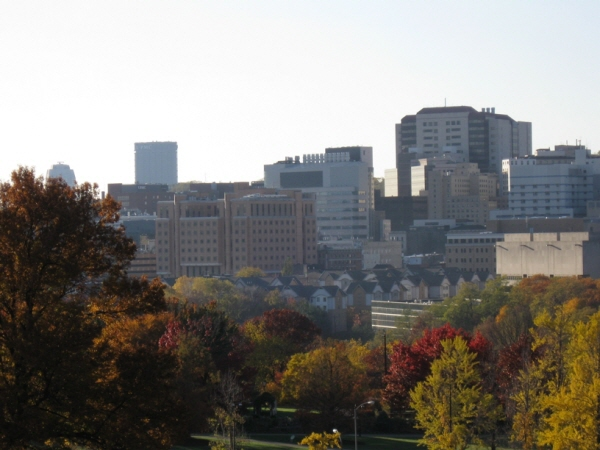
#> input picture images1/city_a_small.jpg, 600 x 450 px; its folder holds only this picture in this run
$ python run_sol.py
#> lines starting #> are read from the running program, lines starting #| are printed output that depends on the picture
### lib/feature_matching.py
import cv2
sift = cv2.SIFT_create()
bf = cv2.BFMatcher()

def extract_feature(img, dump_path):
    # reference feature extraction
    # https://docs.opencv.org/4.x/da/df5/tutorial_py_sift_intro.html
    gray= cv2.cvtColor(img,cv2.COLOR_BGR2GRAY)
    kp, des  = sift.detectAndCompute(gray,None)
    img_kp  = cv2.drawKeypoints(gray, kp, gray)
    cv2.imwrite(dump_path, img_kp)
    return kp, des

# [19 lines left out: function match_features, not called in this run]

### lib/utils_sol.py

import numpy as np
from numpy import linalg

def get_corners(img_shape):
    # check img corner points for later use
    # corners: 3x4
    height, width, channel = img_shape
    lt = np.array([0,0,1]).reshape(3, 1)
    lb = np.array([0,height-1,1]).reshape(3, 1)
    rt = np.array([width-1,0,1]).reshape(3, 1)
    rb = np.array([width-1,height-1,1]).reshape(3, 1)
    corner = np.concatenate([lt, lb, rt, rb], axis=1)

    return corner

def compute_canvas_size(img_shape, Hs, n_imgs):
    idx_ref = 0
    corners_pair = get_corners(img_shape) # corners: 3x4
    minxy = np.min(corners_pair, axis=1, keepdims=True)
    maxxy = np.max(corners_pair, axis=1, keepdims=True)
    for idx_pair in range(1, n_imgs):

        # IMPLEMENT HERE -------------------------------
        # convert pair image corner points coordinates to the reference canvas coordinates.
        corner_ref = linalg.inv( Hs[(idx_ref, idx_pair)] ) @ corners_pair
        corner_ref /= corner_ref[-1:, :]
        # ----------------------------------------------

        minxy = np.floor(np.min(np.minimum(corner_ref, minxy), axis=1, keepdims=True))
        maxxy = np.ceil(np.max(np.maximum(corner_ref, maxxy), axis=1, keepdims=True))

    return minxy, maxxy

### run_sol.py
#########################################
# Hartley p206~207
#########################################

import os
import cv2
import numpy as np
from lib.ransac_sol import find_robust_H_from_ransac
from lib.feature_matching import extract_feature, match_features
from lib.utils_sol import compute_canvas_size

# image set 1 --------------------
folder_db = 'images1'
folder_out = 'outputs'
folder_dump = 'dump'
# ---------------------------------

# image set 2 ----------------------
# folder_db = 'images2'
# folder_out = 'outputs2'
# folder_dump = 'dump2'
# ---------------------------------

os.makedirs(folder_out, exist_ok=True)
os.makedirs(folder_dump, exist_ok=True)

# read images -------------------------------------------------------
list_img =[]
for file_img in sorted(os.listdir(folder_db)):
    print(f'load image {file_img}')
    list_img.append(cv2.imread(os.path.join(folder_db, file_img)))
n_imgs = len(list_img)
#> n_imgs = 1

# prepare ref image ---------------------------------------------------
idx_ref = 0;
img_ref  = list_img[idx_ref]
#> img_ref is the input picture: shape (450, 600, 3); mean B, G, R 124.3, 128.4, 131
kp_ref, des_ref = extract_feature(img_ref, dump_path = os.path.join(folder_dump, f'sift_keypoints_{idx_ref}.jpg'))
#> in extract_feature, `gray= cv2.cvtColor(img,cv2.COLOR_BGR2GRAY)`:
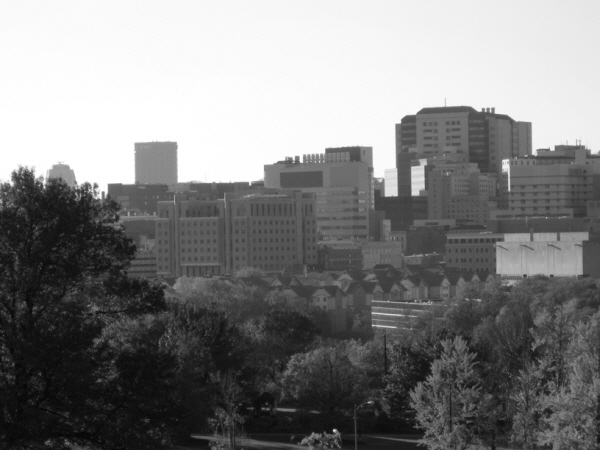
#> gray: shape (450, 600); min 6, max 255, mean 128.7
#> in extract_feature, `kp, des  = sift.detectAndCompute(gray,None)`: kp = 1082 keypoints; strongest (x, y, size): (334, 430, 2), (301, 161, 2.7), (506, 166, 7), (391, 190, 9.5)
#> in extract_feature, `img_kp  = cv2.drawKeypoints(gray, kp, gray)`:
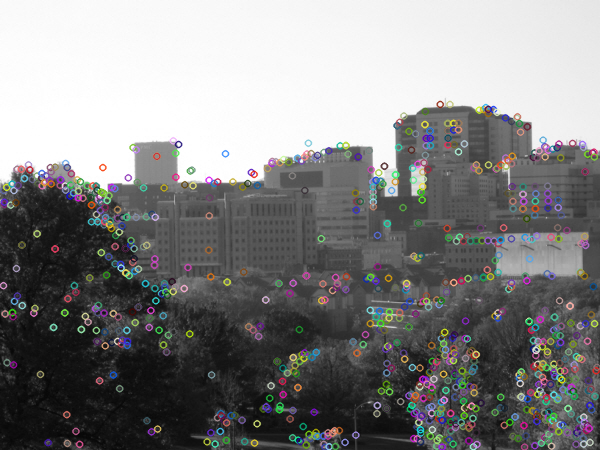
#> img_kp: shape (450, 600, 3); mean of channels 0, 1, 2 131.2, 131.3, 131.4; drawn as B, G, R

# estimate Hs ------------------------------------------------------------
Hs = {}
idx_pre = idx_ref
img_pre = img_ref
kp_pre  = kp_ref
#> kp_pre has the same summary as kp in extract_feature
des_pre = des_ref
for idx_now in range(idx_ref+1, n_imgs):

    print(f'using image pairs {idx_pre} and {idx_now}')
    img_now = list_img[idx_now]

    # extract features
    kp_now, des_now = extract_feature(img_now, dump_path = os.path.join(folder_dump, f'sift_keypoints_{idx_now}.jpg'))

    # match features
    matches = match_features(kp_pre, kp_now, des_pre, des_now, dump_path=os.path.join(folder_dump, f'sift_matching_{idx_pre}_{idx_now}.jpg'), img1 = img_pre, img2 = img_now)

    # find H (ref -> pair)
    H = find_robust_H_from_ransac(matches, kp_pre, kp_now, ransac_iter=20000)
    Hs[(idx_pre, idx_now)] = H

    # IMPLEMENT HERE -------------------------------
    # find H(idx_ref->idx_now)
    H_temp = H
    for i in range(idx_pre, idx_ref, -1):
        H_temp = H_temp@Hs[(i-1, i)]
    Hs[(idx_ref, idx_now)] = H_temp # 3x3 matrix H that converts the homogeneous coordinates of the idx_ref image to that of the idx_now image
    # ----------------------------------------------

    # save previous information
    idx_pre = idx_now
    kp_pre  = kp_now
    des_pre = des_now
    img_pre = img_now
#> after the loop, Hs = 0 items


# original image size range
lt = np.array([0,0,1]).reshape(3, 1)
rb = np.array([img_ref.shape[1]-1,img_ref.shape[0]-1,1]).reshape(3, 1)
#> rb = [599, 449, 1]

# estimate canvas size
minxy, maxxy = compute_canvas_size(img_ref.shape, Hs, n_imgs)
#> minxy = [0, 0, 1]; maxxy = [599, 449, 1]

# get canvas coordinates
xs, ys = np.meshgrid(np.arange(minxy[0], maxxy[0]), np.arange(minxy[1], maxxy[1]))
canvas_h, canvas_w = xs.shape
#> canvas_h = 449; canvas_w = 599
xy1_canvas = np.stack([xs.flatten(), ys.flatten(), np.ones_like(xs.flatten())], axis=0)

# add reference image to the canvas
# https://docs.opencv.org/3.4/d1/da0/tutorial_remap.html
# https://docs.opencv.org/3.4/da/d54/group__imgproc__transform.html#ga5bb5a1fea74ea38e1a5445ca803ff121
panoramic = cv2.remap(img_ref, xs.astype(np.float32), ys.astype(np.float32), interpolation=cv2.INTER_LANCZOS4)
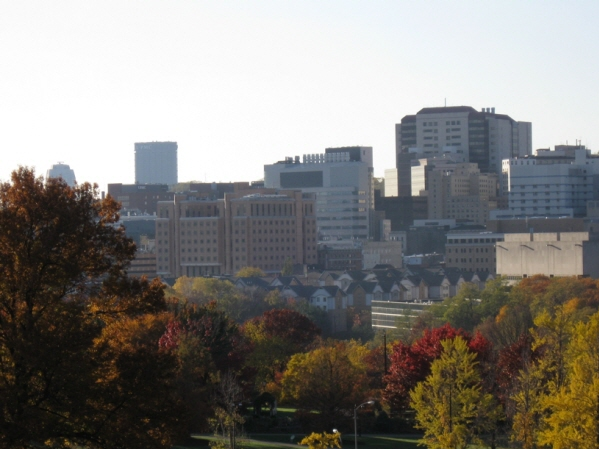
#> panoramic: shape (449, 599, 3); mean B, G, R 124.5, 128.6, 131.1
cv2.imwrite(os.path.join(folder_out, f'widecanvas_{idx_ref}.jpg'), panoramic)

for idx_pair in range(1, n_imgs):
    print(f'stitching image {idx_pair}')
    img_pair = list_img[idx_pair]

    # IMPLEMENT HERE -------------------------------
    # canvas coordinates (xy1_canvas) (shape: (3,(canvas_h*canvas_w))) -> pair img coordinates (xy1_pair) (shape: (3, (canvas_h*canvas_w)))
    xy1_pair = Hs[(idx_ref, idx_pair)] @ xy1_canvas
    xy1_pair /= xy1_pair[-1, :]
    # ----------------------------------------------

    # backward warping (draw pair image in the canvas)
    xy1_pair = xy1_pair.astype(np.float32)
    xs_pair = xy1_pair[0, :].reshape(xs.shape)
    ys_pair = xy1_pair[1, :].reshape(ys.shape)
    canvas_pair = cv2.remap(img_pair, xs_pair, ys_pair, interpolation=cv2.INTER_LANCZOS4)

    # IMPLEMENT HERE -------------------------------
    # estimate canvas mask named 'mask_pair'
    # true for the pixels that can be mapped to pair image pixels
    # shape: (canvas_h, canvas_w, 3)
    mask_pair = np.all((xy1_pair >= lt) & (xy1_pair <= rb), axis=0).reshape(canvas_h, canvas_w, 1)
    mask_pair = np.tile(mask_pair, (1,1,3))
    # ----------------------------------------------

    # fuse pair image with canvas
    panoramic = np.where(mask_pair, canvas_pair, panoramic)
    cv2.imwrite(os.path.join(folder_out, f'widecanvas_{idx_pair}.jpg'), panoramic)

$ run again, on images1/city_e_small.jpg
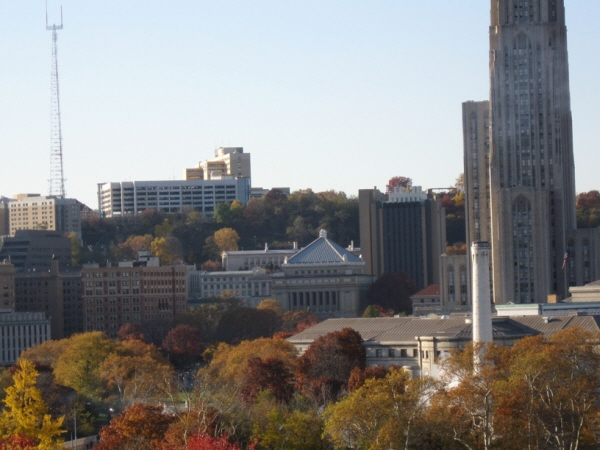
#> input picture images1/city_e_small.jpg, 600 x 450 px
#> n_imgs = 1
#> img_ref is the input picture: shape (450, 600, 3); mean B, G, R 130.7, 132, 133.5
#> kp = 1491 keypoints; strongest (x, y, size): (467, 321, 2.9), (229, 172, 2.4), (473, 249, 5.3), (285, 262, 2)
#> in extract_feature, `img_kp  = cv2.drawKeypoints(gray, kp, gray)`:
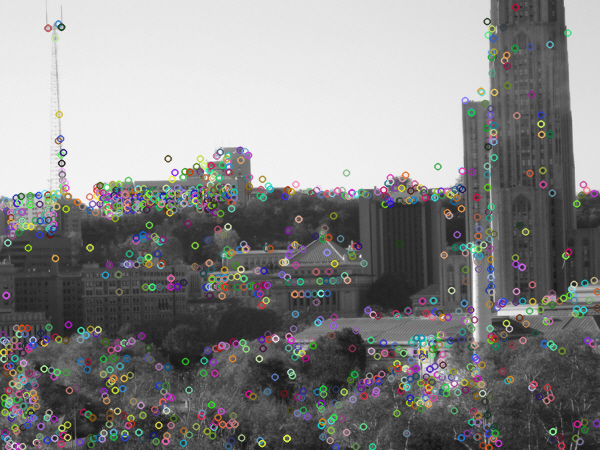
#> img_kp: shape (450, 600, 3); mean of channels 0, 1, 2 134.4, 134.7, 134.8; drawn as B, G, R
#> kp_pre has the same summary as kp in extract_feature
#> after the loop `for idx_now in range(idx_ref+1, n_imgs):`: Hs = 0 items
#> minxy = [0, 0, 1]; maxxy = [599, 449, 1]
#> `panoramic = cv2.remap(img_ref, xs.astype(np.float32), ys.astype(np.flo..`:
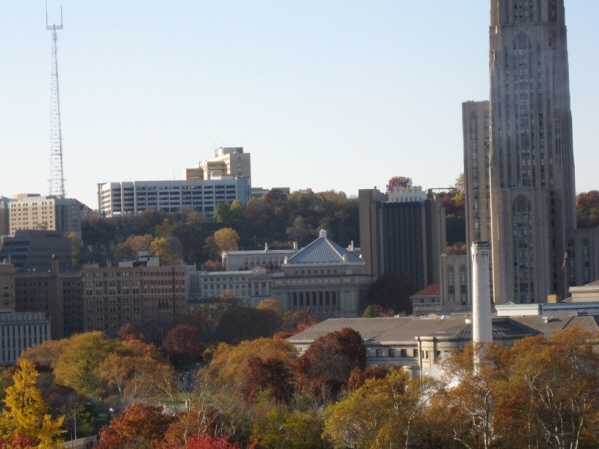
#> panoramic: shape (449, 599, 3); mean B, G, R 130.9, 132.2, 133.6

$ run again, on images1/city_b_small.jpg
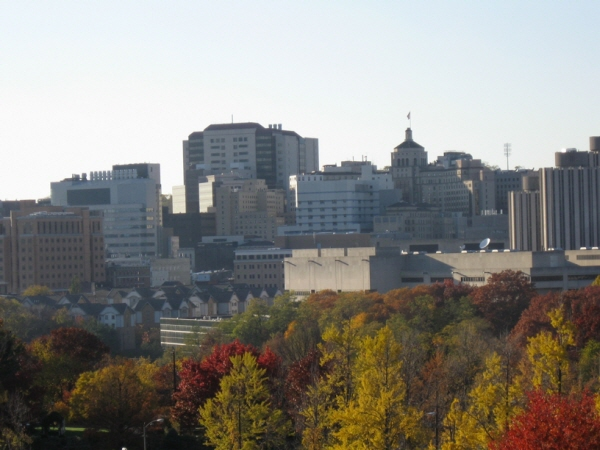
#> input picture images1/city_b_small.jpg, 600 x 450 px
#> n_imgs = 1
#> img_ref is the input picture: shape (450, 600, 3); mean B, G, R 130.2, 135.1, 136.9
#> in extract_feature, `gray= cv2.cvtColor(img,cv2.COLOR_BGR2GRAY)`:
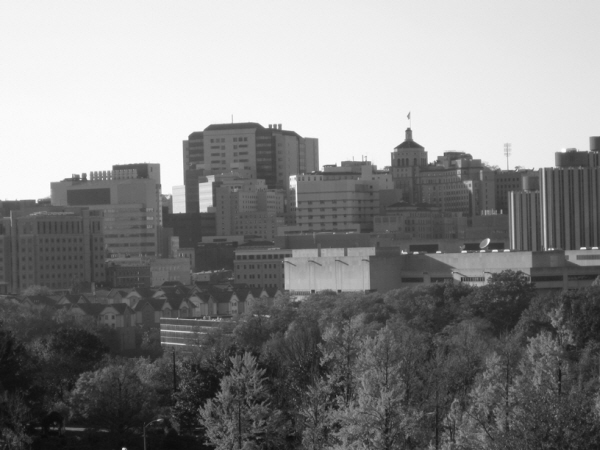
#> gray: shape (450, 600); min 10, max 255, mean 135.1
#> kp = 1181 keypoints; strongest (x, y, size): (488, 240, 2.7), (293, 182, 6.9), (179, 207, 9.6), (88, 178, 2.8)
#> in extract_feature, `img_kp  = cv2.drawKeypoints(gray, kp, gray)`:
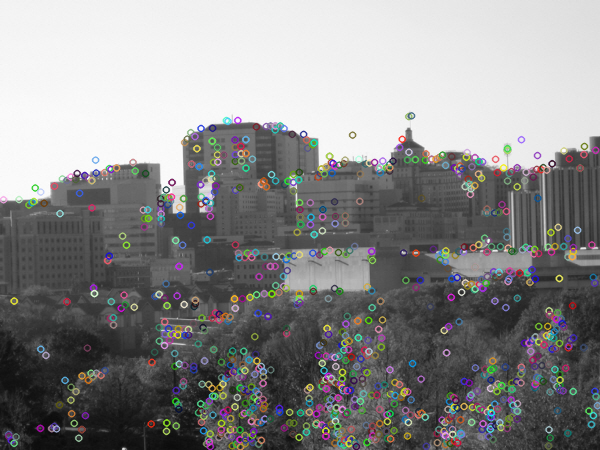
#> img_kp: shape (450, 600, 3); mean of channels 0, 1, 2 137.5, 137.4, 137.6; drawn as B, G, R
#> kp_pre has the same summary as kp in extract_feature
#> after the loop `for idx_now in range(idx_ref+1, n_imgs):`: Hs = 0 items
#> minxy = [0, 0, 1]; maxxy = [599, 449, 1]

$ run again, on images1/city_c_small.jpg
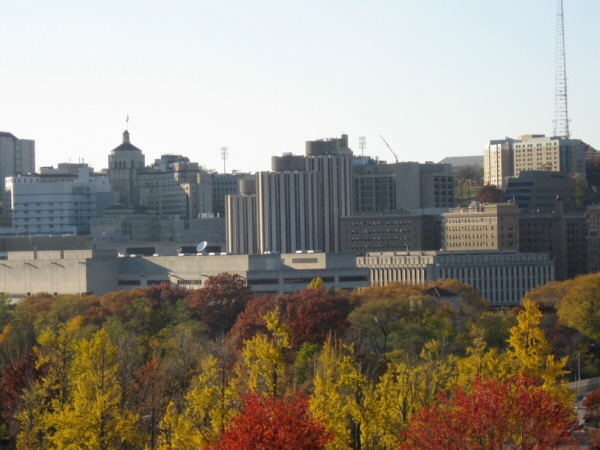
#> input picture images1/city_c_small.jpg, 600 x 450 px
#> n_imgs = 1
#> img_ref is the input picture: shape (450, 600, 3); mean B, G, R 126.7, 138.3, 144.5
#> kp = 1785 keypoints; strongest (x, y, size): (205, 243, 2.9), (132, 255, 2.5), (126, 134, 4.5), (298, 252, 1.9)
#> in extract_feature, `img_kp  = cv2.drawKeypoints(gray, kp, gray)`:
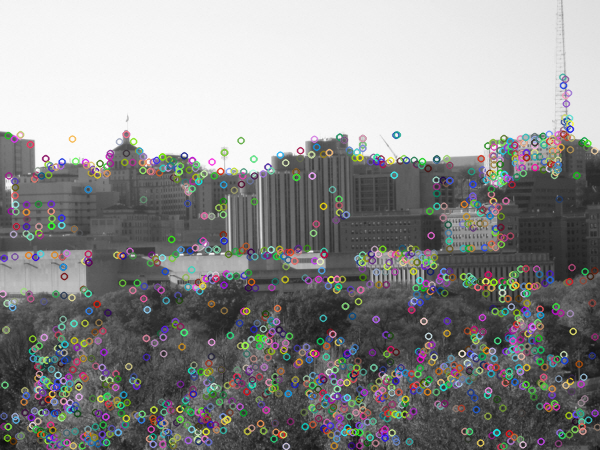
#> img_kp: shape (450, 600, 3); mean of channels 0, 1, 2 141.7, 142, 141.9; drawn as B, G, R
#> kp_pre has the same summary as kp in extract_feature
#> after the loop `for idx_now in range(idx_ref+1, n_imgs):`: Hs = 0 items
#> minxy = [0, 0, 1]; maxxy = [599, 449, 1]
#> `panoramic = cv2.remap(img_ref, xs.astype(np.float32), ys.astype(np.flo..`:
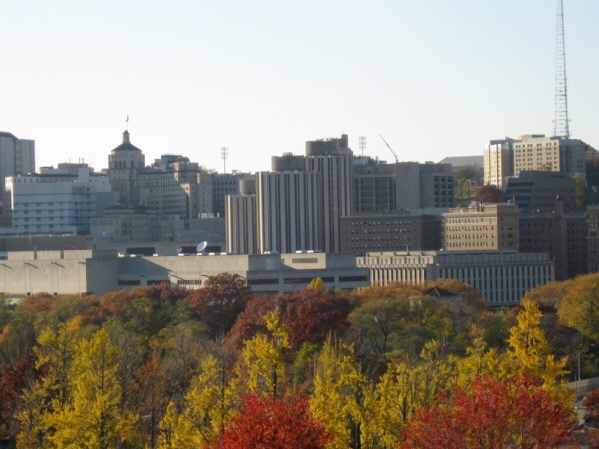
#> panoramic: shape (449, 599, 3); mean B, G, R 127, 138.6, 144.7

$ run again, on images1/city_d_small.jpg
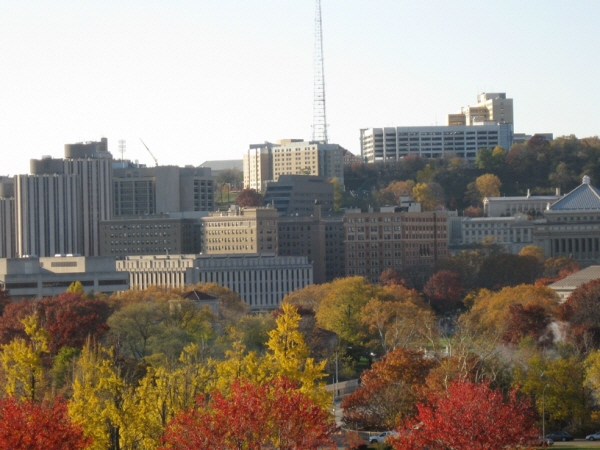
#> input picture images1/city_d_small.jpg, 600 x 450 px
#> n_imgs = 1
#> img_ref is the input picture: shape (450, 600, 3); mean B, G, R 126.1, 137.2, 147.1
#> kp = 2010 keypoints; strongest (x, y, size): (548, 208, 2), (491, 118, 2.5), (468, 123, 3), (57, 255, 2)
#> in extract_feature, `img_kp  = cv2.drawKeypoints(gray, kp, gray)`:
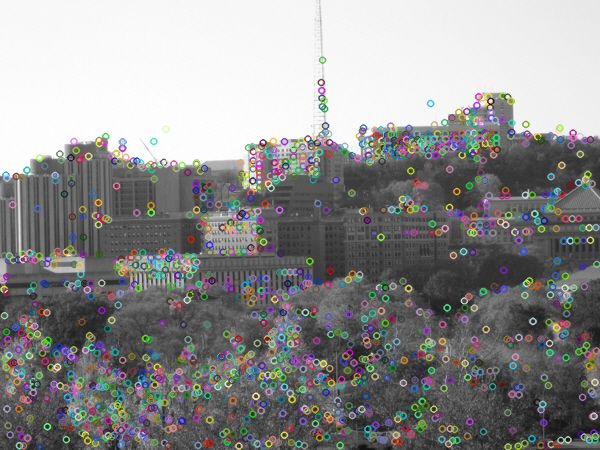
#> img_kp: shape (450, 600, 3); mean of channels 0, 1, 2 141.3, 141.7, 141.7; drawn as B, G, R
#> kp_pre has the same summary as kp in extract_feature
#> after the loop `for idx_now in range(idx_ref+1, n_imgs):`: Hs = 0 items
#> minxy = [0, 0, 1]; maxxy = [599, 449, 1]
#> `panoramic = cv2.remap(img_ref, xs.astype(np.float32), ys.astype(np.flo..`:
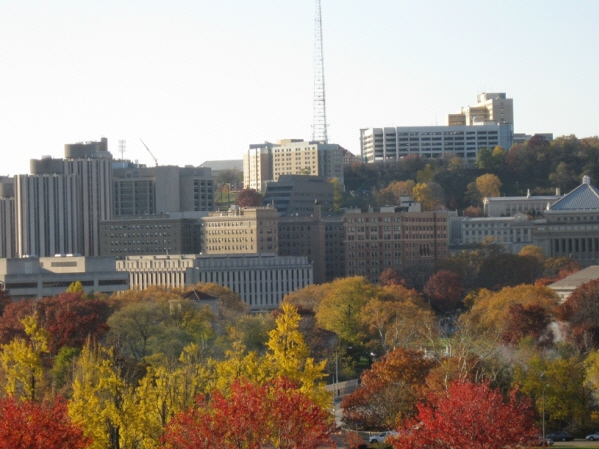
#> panoramic: shape (449, 599, 3); mean B, G, R 126.3, 137.4, 147.2
